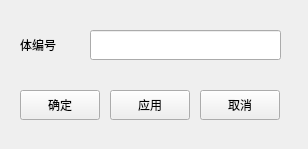
<?xml version="1.0" encoding="UTF-8"?>
<ui version="4.0">
 <class>frmEMPML</class>
 <widget class="QMainWindow" name="frmEMPML">
  <property name="geometry">
   <rect>
    <x>0</x>
    <y>0</y>
    <width>308</width>
    <height>149</height>
   </rect>
  </property>
  <property name="windowTitle">
   <string>电磁-完美匹配层</string>
  </property>
  <widget class="QWidget" name="centralwidget">
   <widget class="QPushButton" name="btnApply">
    <property name="geometry">
     <rect>
      <x>110</x>
      <y>90</y>
      <width>80</width>
      <height>30</height>
     </rect>
    </property>
    <property name="text">
     <string>应用</string>
    </property>
   </widget>
   <widget class="QPushButton" name="btnCancel">
    <property name="geometry">
     <rect>
      <x>200</x>
      <y>90</y>
      <width>80</width>
      <height>30</height>
     </rect>
    </property>
    <property name="text">
     <string>取消</string>
    </property>
   </widget>
   <widget class="QPushButton" name="btnOK">
    <property name="geometry">
     <rect>
      <x>20</x>
      <y>90</y>
      <width>80</width>
      <height>30</height>
     </rect>
    </property>
    <property name="text">
     <string>确定</string>
    </property>
   </widget>
   <widget class="QLineEdit" name="txtSolidId">
    <property name="geometry">
     <rect>
      <x>90</x>
      <y>30</y>
      <width>191</width>
      <height>30</height>
     </rect>
    </property>
   </widget>
   <widget class="QLabel" name="label">
    <property name="geometry">
     <rect>
      <x>20</x>
      <y>30</y>
      <width>60</width>
      <height>30</height>
     </rect>
    </property>
    <property name="text">
     <string>体编号</string>
    </property>
    <property name="alignment">
     <set>Qt::AlignLeading|Qt::AlignLeft|Qt::AlignVCenter</set>
    </property>
   </widget>
  </widget>
 </widget>
 <resources/>
 <connections/>
</ui>
